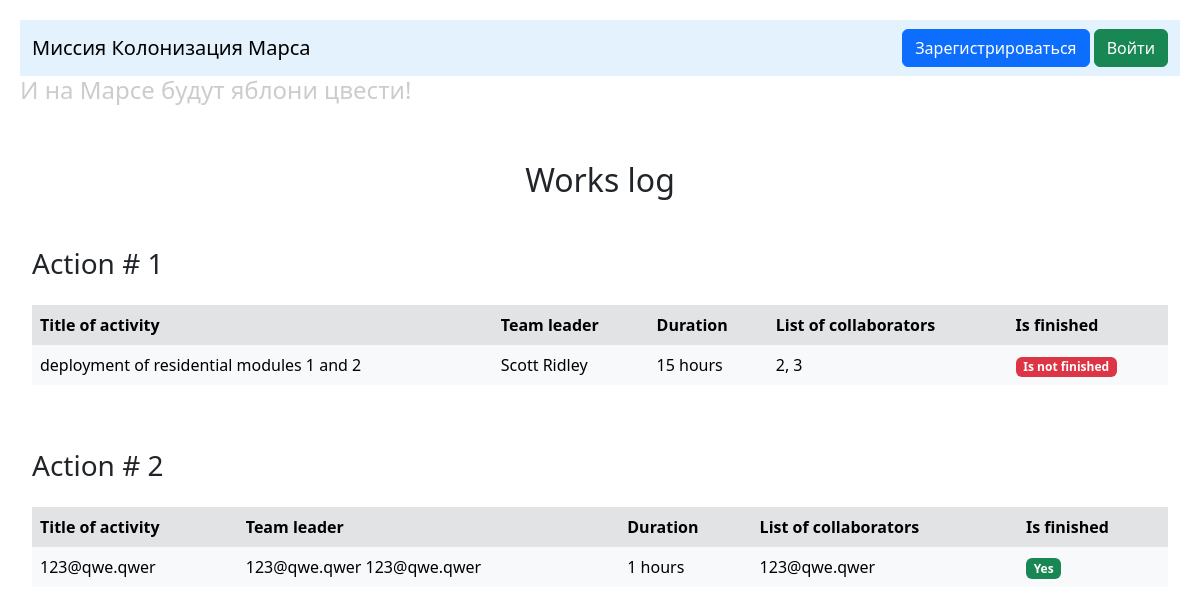
The page / on the database its author committed.
### data/jobs.py (models this page shows, shortened)
class Jobs(SqlAlchemyBase):
    __tablename__ = 'jobs'
    id = sa.Column(sa.Integer, primary_key=True, autoincrement=True)
    team_leader = sa.Column(sa.Integer, sa.ForeignKey('users.id'), nullable=True)
    job = sa.Column(sa.String, nullable=True)
    work_size = sa.Column(sa.Integer, nullable=True)
    collaborators = sa.Column(sa.String, nullable=True)
    start_date = sa.Column(sa.DateTime, default=datetime.datetime.now)
    end_date = sa.Column(sa.DateTime)
    is_finished = sa.Column(sa.Boolean, default=False)
    user = orm.relationship('User', back_populates='jobs')

### data/users.py (models this page shows, shortened)
class User(SqlAlchemyBase, UserMixin):
    __tablename__ = 'users'
    id = sa.Column(sa.Integer, primary_key=True, autoincrement=True)
    surname = sa.Column(sa.String, nullable=True)
    name = sa.Column(sa.String, nullable=True)
    age = sa.Column(sa.Integer, nullable=True)
    position = sa.Column(sa.String, nullable=True)
    speciality = sa.Column(sa.String, nullable=True)
    address = sa.Column(sa.String, nullable=True)
    email = sa.Column(sa.String, index=True, unique=True, nullable=True)
    hashed_password = sa.Column(sa.String, nullable=True)
    modified_date = sa.Column(sa.DateTime, default=datetime.datetime.now)
    jobs = orm.relationship('Jobs', back_populates='user')

### main.py (the view)
@app.route('/')
def jobs_list():
    db_session.global_init("db/mars_explorer.db")
    session = db_session.create_session()
    jobs = session.query(Jobs).all()
    return render_template('jobs.html', title="Журнал работ", jobs=jobs)

### data/db_session.py (called while the page is built, shortened)
def global_init(db_file):
    global __factory
    if __factory:
        return

def create_session() -> Session:
    global __factory
    return __factory()

### templates/jobs.html (shortened to what this page needs)
{% extends "base.html" %}
{% block content %}
    <div class="container-fluid py-5">
        <h2 class="mb-5 text-center">Works log</h2>
        {% for job in jobs %}
            <div class="job-section mb-5">
                <h3 class="mb-4">Action # {{ job.id }}</h3>
                <div class="table-responsive">
                    <table class="table table-borderless">
                        <thead>
                            <tr class="table-secondary">
                                <th>Title of activity</th>
                                <th>Team leader</th>
                                <th>Duration</th>
                                <th>List of collaborators</th>
                                <th>Is finished</th>
                            </tr>
                        </thead>
                        <tbody>
                            <tr class="table-light">
                                <td class="align-middle">{{ job.job }}</td>
                                <td class="align-middle">{{ job.user.surname }} {{ job.user.name }}</td>
                                <td class="align-middle">{{ job.work_size }} hours</td>
                                <td class="align-middle">{{ job.collaborators }}</td>
                                <td class="align-middle">
                                    {% if job.is_finished %}
                                        <span class="badge bg-success">Yes</span>
                                    {% else %}
                                        <span class="badge bg-danger">Is not finished</span>
                                    {% endif %}
                                </td>
                            </tr>
                        </tbody>
                    </table>
                </div>
            </div>
        {% endfor %}
    </div>
{% endblock %}

### rows shown on the page
Jobs: id "1", job "deployment of residential modules 1 and 2", user.surname "Scott", user.name "Ridley", work_size "15", collaborators "2, 3", is_finished "Is not finished"
Jobs: id "2", job "123@qwe.qwer", user.surname "123@qwe.qwer", user.name "123@qwe.qwer", work_size "1", collaborators "123@qwe.qwer", is_finished "Yes"
